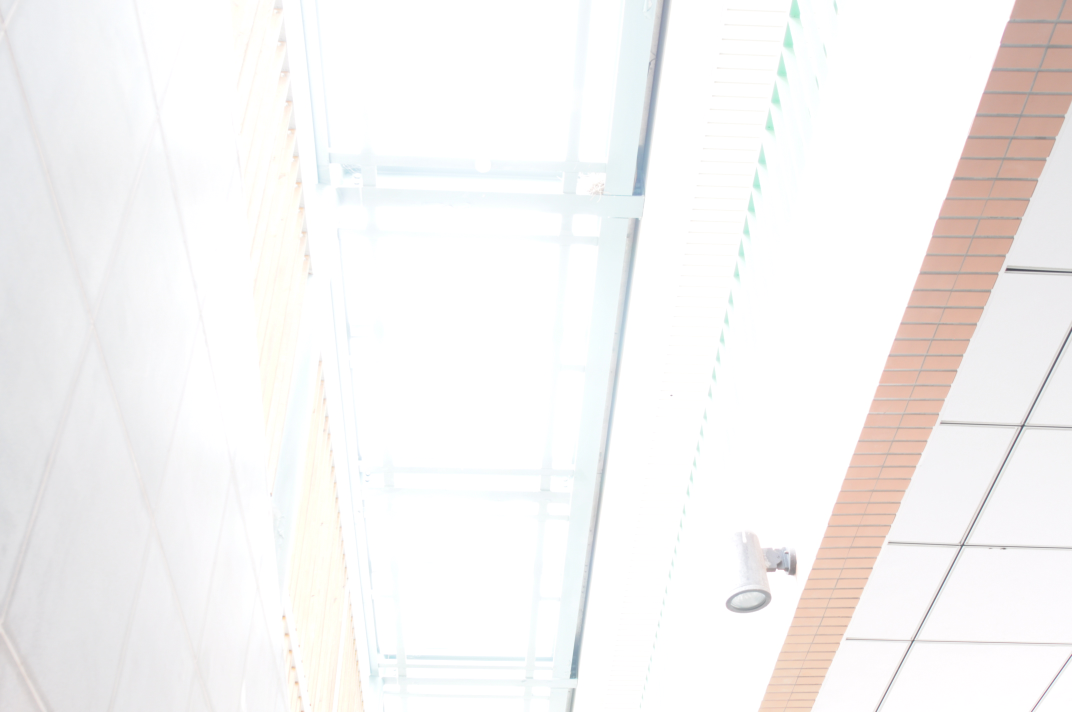
#> input picture hw1_hdr/data/original_image/0023.JPG, 2144 x 1424 px (shown at 1/2 size); its folder holds only this picture in this run
$ jupyter execute --allow-errors hw1.ipynb
#> lines starting #> are read from the running program, lines starting #| are printed output that depends on the picture; after the words box and inside, x2 and y2 are one past the last pixel; in counts of white or black regions, pixels touching at a corner belong together
[cell 1]
# Asignment: https://www.csie.ntu.edu.tw/~cyy/courses/vfx/21spring/assignments/proj1/
import cv2
import matplotlib.pyplot as plt
import os
import random
import math
import numpy as np
from mpl_toolkits.axes_grid1 import make_axes_locatable
import matplotlib.ticker as ticker
import glob

SEED = 6666
MEDIAN_IGNORE_THRES = 1
N_SAMPLE = 300 #200 #  50
# SHUTTER_SPEED = [2, 4, 8, 15, 30, 60, 125, 250, 500, 1000, 2000] # '1/x'
SHUTTER_SPEED = [2, 4, 8, 16, 32, 64, 128, 256, 512, 1024, 2048] # '1/x'
# SHUTTER_SPEED = [1/32, 1/16, 1/8, 1/4, 1/2, 1, 2, 4, 8, 16, 32, 64, 128, 256, 512, 1024] # memorial
INPUT_DIR =  "../data/original_image/"

random.seed(SEED)
fn_list = sorted(glob.glob(f"{INPUT_DIR}*.JPG"))

img_list =[cv2.imread(img_fn) for img_fn in fn_list] # BGR
#> img_list = 1 item
N_IMAGE = len(img_list)
#> N_IMAGE = 1
h, w = img_list[0].shape[:2]
#> h = 1424; w = 2144
print(f"Image shape = {(h, w)}")
#| Image shape = (1424, 2144)
print(f"Number of Image: {N_IMAGE}")
#| Number of Image: 1

fig, ax = plt.subplots(math.ceil(N_IMAGE/4), 4, figsize=(20, 12))
fig.tight_layout()
#> (the rest of this cell did not finish here and is left out)

## Image Aligement , MTB(Media Threshold Bitmap) algorithm

[cell 2]
# Convert to gray scale, Y = (54R+183G+19B)/256

output_list = []
ignore_list = []
for img in img_list:
    gray_img = cv2.cvtColor(img, cv2.COLOR_BGR2GRAY)
    median = np.median(gray_img)
    ret, thresh1 = cv2.threshold(gray_img, median, 255, cv2.THRESH_BINARY)
    output_list.append(thresh1)

    ignore_map = np.ones((h, w))
    ignore_map[np.where(np.abs(gray_img - median) <= MEDIAN_IGNORE_THRES)] = 0
    ignore_list.append(ignore_map)
#> this loop made 1 pass
#> (median, ret) on pass 1: (254, 254)
#> pass 1, `gray_img = cv2.cvtColor(img, cv2.COLOR_BGR2GRAY)`:
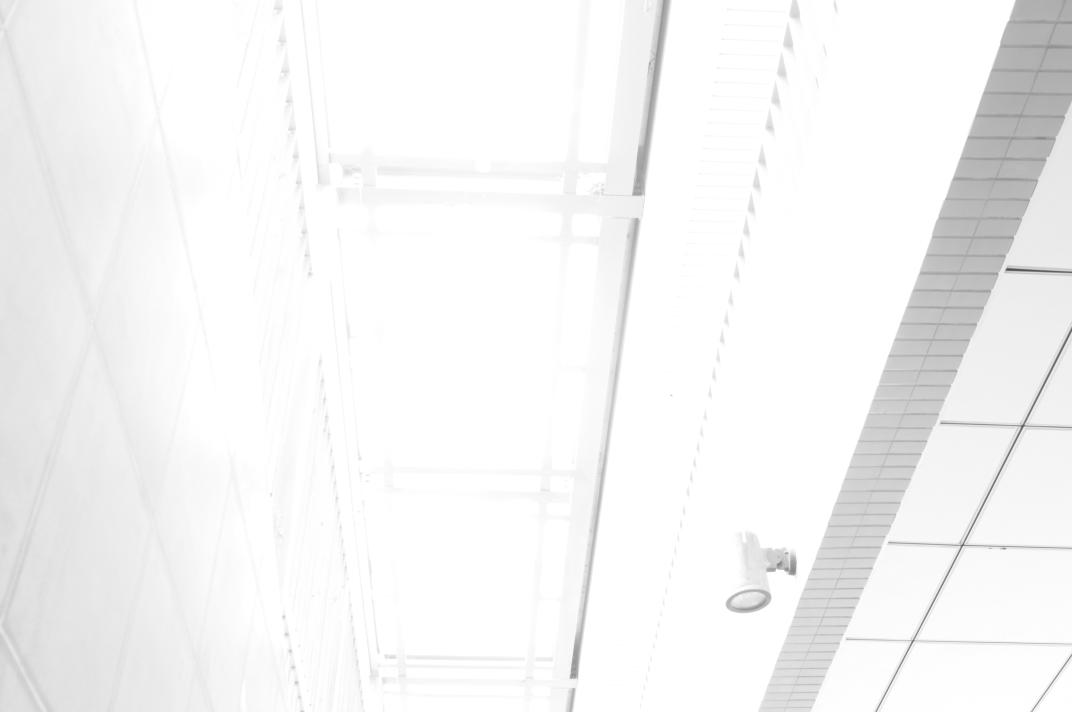
#> gray_img: shape (1424, 2144) (shown at 1/2 size); min 74, max 255, mean 244.8
#> pass 1, `ret, thresh1 = cv2.threshold(gray_img, median, 255, cv2.THRESH_BINARY)`:
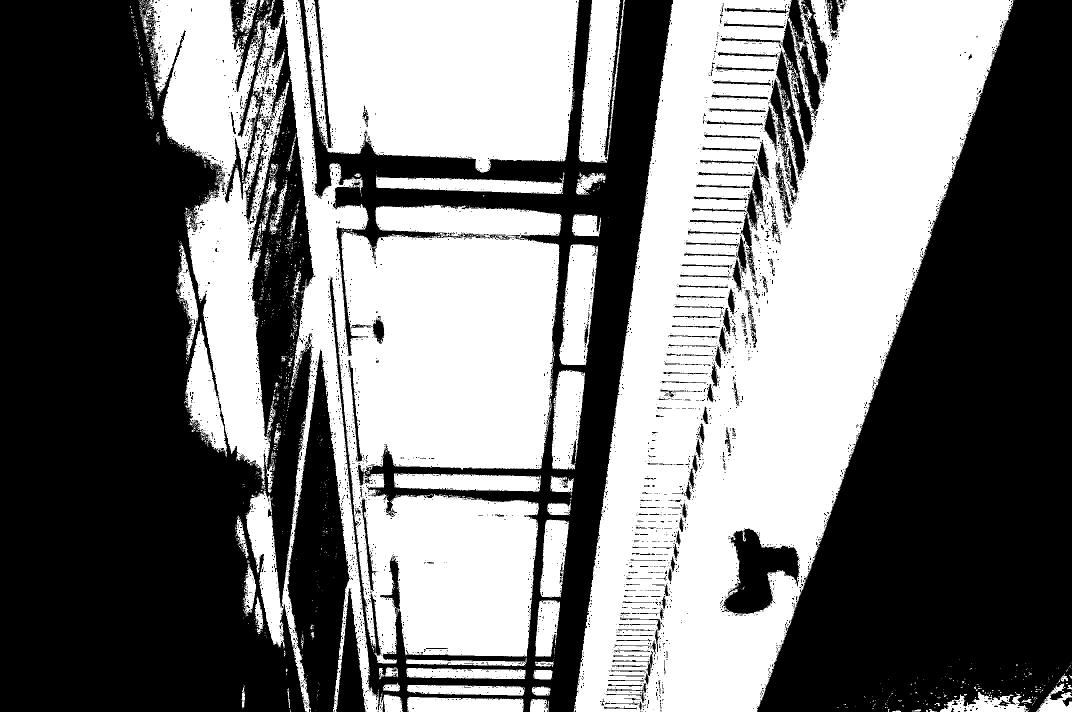
#> thresh1: shape (1424, 2144) (shown at 1/2 size); 48.1% white; 1845 white regions (1734 under 20 px), largest, box (x1, y1, x2, y2) and area: (1147, 0, 2027, 1424) 678672, (293, 0, 1123, 1424) 501925, (608, 0, 1158, 345) 160750
#> after the loop:
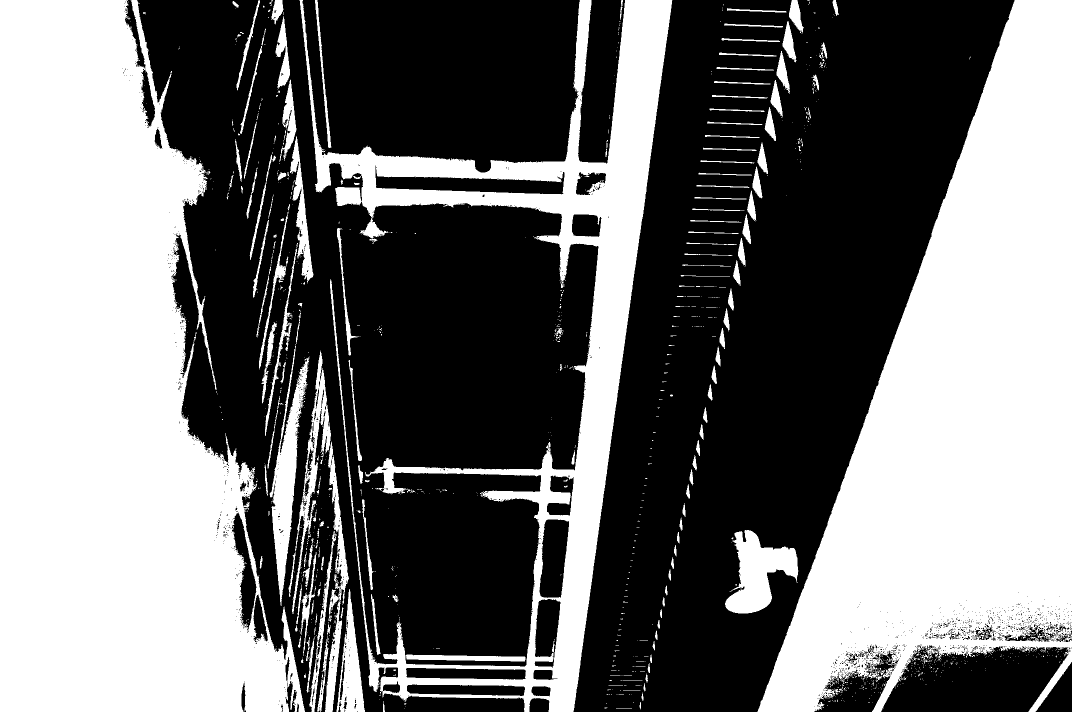
#> ignore_map: shape (1424, 2144) float64 (shown at 1/2 size); values 0 (black) and 1 (white), 44.2% white; 1353 white regions (1156 under 20 px), largest, box (x1, y1, x2, y2) and area: (0, 0, 610, 1424) 583927, (1515, 0, 2144, 1424) 470737, (599, 0, 1345, 1424) 189859
#> after the loop, ignore_list = 1 item; output_list = 1 item

min_err = 999999999999999999999999
best_dxy = None
for img in output_list:
    for dx in range(-5, 5):
        for dy in range(-5, 5):
            img_shifed = cv2.warpAffine(img, np.float32([[1,0,dx],[0,1,dy]]), (w ,h))
            err = np.sum(ignore_map * np.abs(img_shifed - output_list[0]))
            if err < min_err:
                min_err = err
                best_dxy = (dx, dy)
    print(f"min_err = {min_err}")
    print(f"best_dxy = {best_dxy}")
#> this loop made 1 pass
#| min_err = 0.0
#| best_dxy = (0, 0)
#> after the loop, best_dxy = (0, 0); min_err = 0

# Show images
fig, ax = plt.subplots(math.ceil(N_IMAGE/4), 4, figsize=(20, 12))
fig.tight_layout()
#> (the rest of this cell did not finish here and is left out)

## Paul Debevec's method

[cell 3]
def f_weight(x): # weight function
    return 128 - abs(x - 127)

g_bgr = []
for channel in range(3):# BGR
    # Init A,b
    A = np.zeros([N_IMAGE*N_SAMPLE + 1 + 254, 256 + N_SAMPLE])
    b = np.zeros([N_IMAGE*N_SAMPLE + 1 + 254, 1])

    # Random sample point
    sample_x = random.sample(range(h), N_SAMPLE)
    sample_y = random.sample(range(w), N_SAMPLE)
    sample_pts = list(zip(sample_x, sample_y))

    # Build A, b(Ax = b)
    # Data fitting equations
    for i in range(N_SAMPLE):
        for j in range(N_IMAGE):
            n_row = i*N_IMAGE + j
            z = img_list[j][sample_pts[i][0], sample_pts[i][1]][channel]
            A[n_row, z]     =  f_weight(z) # 1
            A[n_row, 256+i] = -f_weight(z)# -1
            b[n_row, 0]     =  f_weight(z) * math.log( 1/SHUTTER_SPEED[j] )

    # g[127] = 0
    A[N_IMAGE*N_SAMPLE, 127] = 1

    # Smoothness equations
    for i in range(254):
        n_row = N_IMAGE*N_SAMPLE + 1 + i
        A[n_row, i]   = 1  * f_weight(i+1)
        A[n_row, i+1] = -2 * f_weight(i+1)
        A[n_row, i+2] = 1  * f_weight(i+1)

    A_inv = np.linalg.pinv(A)
    g = np.dot(A_inv, b)[:256]
    g_bgr.append(g)
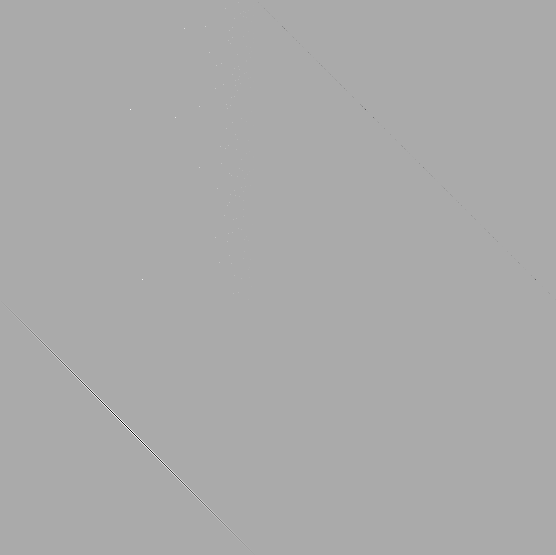
#> A: shape (555, 556) float64; min -256, max 128, mean 0; drawn with min black and max white
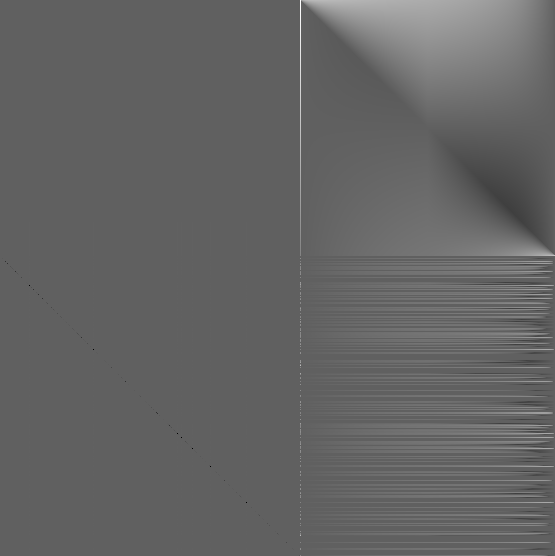
#> A_inv: shape (556, 555) float64; min -0.995, max 1.63, mean 0.0431; drawn with min black and max white
#> after the loop, g_bgr = 3 items

# Show images
fig, ax = plt.subplots(1, 3, figsize=(20, 10))
channel_name = ['Blue', 'Green', 'Red']
for channel in range(3):
    c_n = channel_name[channel]
    ax[channel].set_title( f"{c_n}", fontsize=25)
    ax[channel].plot(g_bgr[channel], np.arange(256), c = c_n)
    ax[channel].set_xlabel('log exposure X ')
    ax[channel].set_ylabel('pixel value Z')
    ax[channel].grid(linestyle=':', linewidth=1)
plt.show()

## Recover Radiance Map

[cell 4]
lnE_bgr = np.zeros((h, w, 3)).astype(np.float32)
#> lnE_bgr: shape (1424, 2144, 3) float32; every value is 0
for c in range(3): # Channel
    nume = np.zeros((h, w)).astype(np.float32)
    deno = np.zeros((h, w)).astype(np.float32)
    for p in range(len(img_list)):
        w_map = 128 - np.abs(img_list[p][:, :, c] - 127)
        img_1D = img_list[p][:, :, c].flatten()
        nume = nume + w_map * ( g_bgr[c][img_1D] - math.log(1/SHUTTER_SPEED[p]) ).reshape(h, w)
        deno = deno + w_map
    lnE_bgr[:, :, c] = nume / deno
#> lnE_bgr: shape (1424, 2144, 3) float32; 51.13% of the values are NaN or infinite; the others: min 0.234, max 0.888, mean 0.318
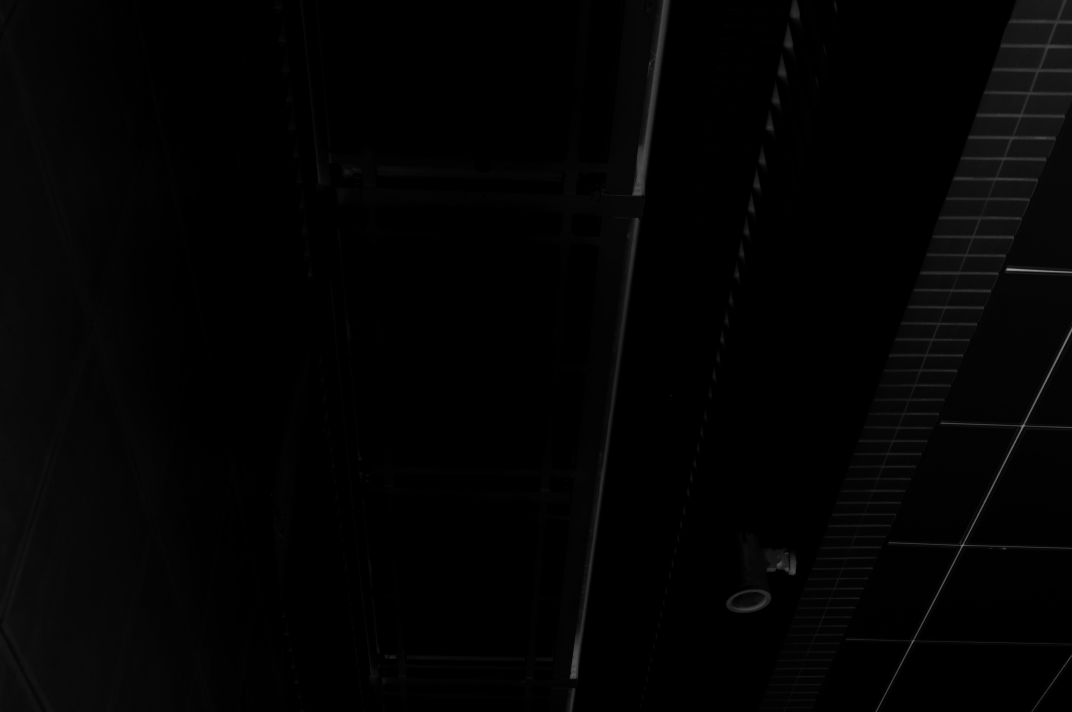
#> nume: shape (1424, 2144) float64 (shown at 1/2 size); min 0, max 162.7, mean 3.3

radiance_bgr = np.exp(lnE_bgr)
#> radiance_bgr: shape (1424, 2144, 3) float32; 51.13% of the values are NaN or infinite; the others: min 1.26, max 2.43, mean 1.38

def fmt(x, pos):
    return '%.3f' % np.exp(x)

channel_name = ['Blue', 'Green', 'Red']
fig, ax = plt.subplots(1, 3, figsize=(20, 10))
for c in range(3):
    im = ax[c].imshow(lnE_bgr[:, :, c], cmap='jet')
    ax[c].set_title(channel_name[c])
    ax[c].set_axis_off()
    divider = make_axes_locatable(ax[c])
    cax = divider.append_axes("right", size="5%", pad=0.05)
    fig.colorbar(im, cax=cax, format=ticker.FuncFormatter(fmt))

cv2.imwrite("../data/radiance.hdr", radiance_bgr)
#> Out = True
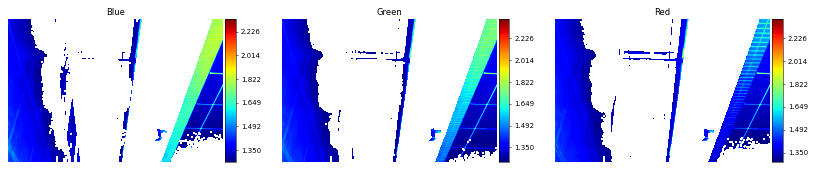
#> figure drawn by matplotlib, 6 panels

## Tone Mapping

[cell 5]
# Implement Photographic tone mapping
DELTA = 1e-10
A = (0.5, 5.5) # high/Low-key range
a_increment = (A[1]-A[0])/10
L_d_global_list = []
for a in np.arange(A[0], A[1], a_increment):
    L_d_global = np.zeros((h, w, 3)).astype(np.float32)
    # Global operator
    for c in range(3):
        L_write = np.max(radiance_bgr[:, :, c])
        L_w_bar = np.exp( np.sum(np.log(radiance_bgr[:, :, c] + DELTA)) / (h*w) )
        L_m = (a/L_w_bar) * radiance_bgr[:, :, c]
        L_d_global[:, :, c] = (L_m * (1 + (L_m/L_write**2))) / (1 + L_m)
    L_d_global_list.append(L_d_global)
#> this loop made 10 passes
#> a on passes 1, 3, 4, 5, 6, 7, 8, 9, 10: 0.5, 1.5, 2, 2.5, 3, 3.5, 4, 4.5, 5
#> L_d_global: shape (1424, 2144, 3) float32; every value is NaN or infinite
#> after the loop, L_d_global_list = 10 items

fig, ax = plt.subplots(2, 5, figsize=(20, 8))
for i in range(10):
    im = ax[i//5, i%5].imshow(L_d_global_list[i])
    ax[i//5, i%5].set_title(f"a = {A[0]+i*a_increment}", fontsize=25)
    ax[i//5, i%5].set_axis_off()

cv2.imwrite("../data/tonemap_my_implemented_reinhard.png", L_d_global_list[3] * 255)
#> Out = True

[cell 6]
# Opencv tone-mapping methods
# Reference: https://zhuanlan.zhihu.com/p/38176640

radiance = radiance_bgr # radiance_debevec
tonemapDrago = cv2.createTonemapDrago(2.0, 0.7)
#> (the rest of this cell did not finish here and is left out)

## Robertson method

[cell 7]
N_ITERATE = 3
g_bgr_robert = [[], [], []]
E_bgr_robert = np.zeros((h, w, 3)).astype(np.float32)

# Init g_bgr_robert, make it a 45 degree staright line
for c in range(3):
    g_bgr_robert[c] = np.arange(-6, 3, 9/256) # This is setting by Debevec method's result
#> after the loop, g_bgr_robert = 3 items
# find Ei first, so we don't need to init Ei

for c in range(3): # channels
    for i in range(N_ITERATE):
        # Fix g(Z), find Ei
        nume = np.zeros((h, w)).astype(np.float32)
        deno = np.zeros((h, w)).astype(np.float32)
        for p in range(N_IMAGE):
            w_map = 128 - np.abs(img_list[p][:, :, c] - 127)
            img_1D = img_list[p][:, :, c].flatten()
            nume = nume + w_map * ( g_bgr_robert[c][img_1D] * (1/SHUTTER_SPEED[p]) ).reshape(h, w)
            deno = deno + w_map * ( (1/SHUTTER_SPEED[p])**2 )
        E_bgr_robert[:, :, c] = nume / deno

        # Fix Ei, find g(Z)
        nume = 0
        deno = 0
        E_1D   = E_bgr_robert[:, :, c].flatten()
        for m in range(256): # find specific lightness pixels
            for p in range(N_IMAGE):
                img_1D = img_list[p][:, :, c].flatten()
                idx = np.where(img_1D == m)
                nume += np.sum(E_1D[idx]) * (1/SHUTTER_SPEED[p])
                deno += idx[0].size

            g_bgr_robert[c][m] = nume / deno
        g_bgr_robert[c] /= g_bgr_robert[c][127] # normalize by g[127]

        print(f"Iteration: {i+1}/{N_ITERATE}")
#> E_bgr_robert: shape (1424, 2144, 3) float32; 51.13% of the values are NaN or infinite; the others: min -1.34, max 2.69, mean -0.589

# Show Response curve
fig, ax = plt.subplots(1, 3, figsize=(20, 10))
channel_name = ['Blue', 'Green', 'Red']
for channel in range(3):
    c_n = channel_name[channel]
    ax[channel].set_title( f"{c_n}", fontsize=25)
    ax[channel].plot(np.log(g_bgr_robert[channel]), np.arange(256), c = c_n)
    ax[channel].set_xlabel('log exposure X ')
    ax[channel].set_ylabel('pixel value Z')
    ax[channel].grid(linestyle=':', linewidth=1)
plt.show()

# Show Radient map
def fmt(x, pos):
    return '%.3f' % np.exp(x)

channel_name = ['Blue', 'Green', 'Red']
fig, ax = plt.subplots(1, 3, figsize=(20, 10))
for c in range(3):
    im = ax[c].imshow(np.log(E_bgr_robert[:, :, c]), cmap='jet')
    ax[c].set_title(channel_name[c])
    ax[c].set_axis_off()
    divider = make_axes_locatable(ax[c])
    cax = divider.append_axes("right", size="5%", pad=0.05)
    fig.colorbar(im, cax=cax, format=ticker.FuncFormatter(fmt))
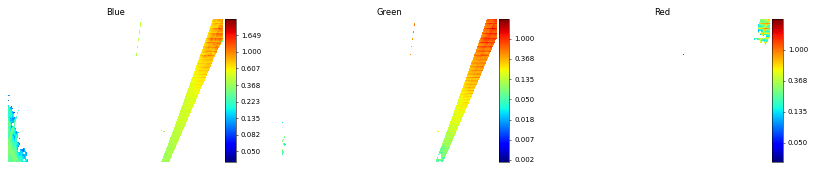
#> figure drawn by matplotlib, 6 panels

## Opencv2 Debevec's method

[cell 8]
# Reference: https://www.twblogs.net/a/5cc881d6bd9eee1ac30b9ce7

time = np.array([1/i for i in SHUTTER_SPEED]).astype(np.float32)
#> time = [0.5, 0.25, 0.125, 0.0625, 0.0312, 0.0156, 0.00781, 0.00391, 0.00195, 0.000977, 0.000488]
calibrateDebevec = cv2.createCalibrateDebevec()
#> (the rest of this cell did not finish here and is left out)
